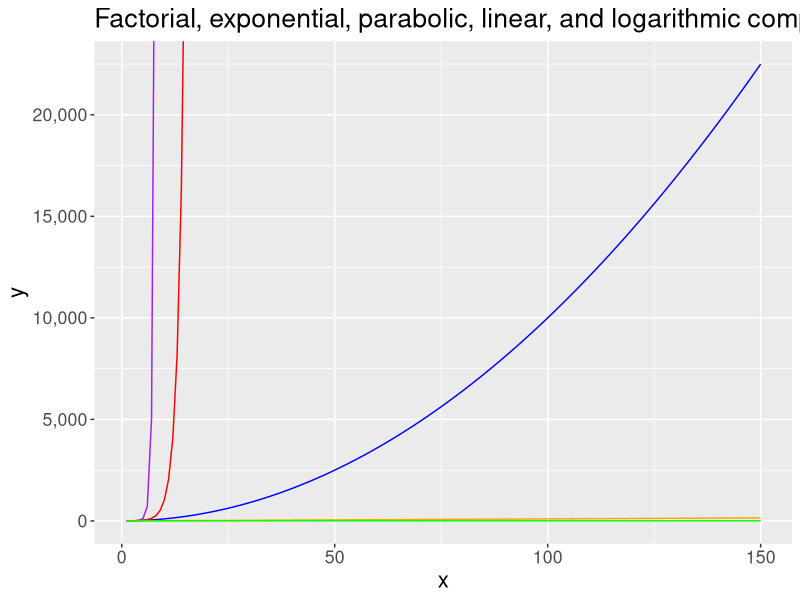

Reproduce this figure in R.
library(ggplot2)
library(scales)

YMAX <- 150
complexityClasses <- data.frame(matrix(ncol = 5, nrow = YMAX))
colnames(complexityClasses) <- c("x", "logarithmic", "parabolic", "exponential", "factorial")

for (x in 1:YMAX)
{
  complexityClasses[x,1] <- x
  complexityClasses[x,2] <- log(x)
  complexityClasses[x,3] <- x^2
  complexityClasses[x,4] <- 2^x
  complexityClasses[x,5] <- factorial(x)
}

ggplot(data=complexityClasses, aes(x, parabolic)) +
  geom_line(color="blue", group="Parabolic") +
  geom_line(y=complexityClasses$exponential, colour="red", group="Exponential") +
  geom_line(y=complexityClasses$factorial, colour="purple", group="Factorial") +
  geom_line(y=complexityClasses$x, colour="orange", group="Linear") +
  geom_line(y=complexityClasses$logarithmic, colour="green", group="Logarithmic") +
  ggtitle("Factorial, exponential, parabolic, linear, and logarithmic complexity") +
  ylab("y") + xlab("x") + scale_y_continuous(label=comma) + theme(text = element_text(size=16))

